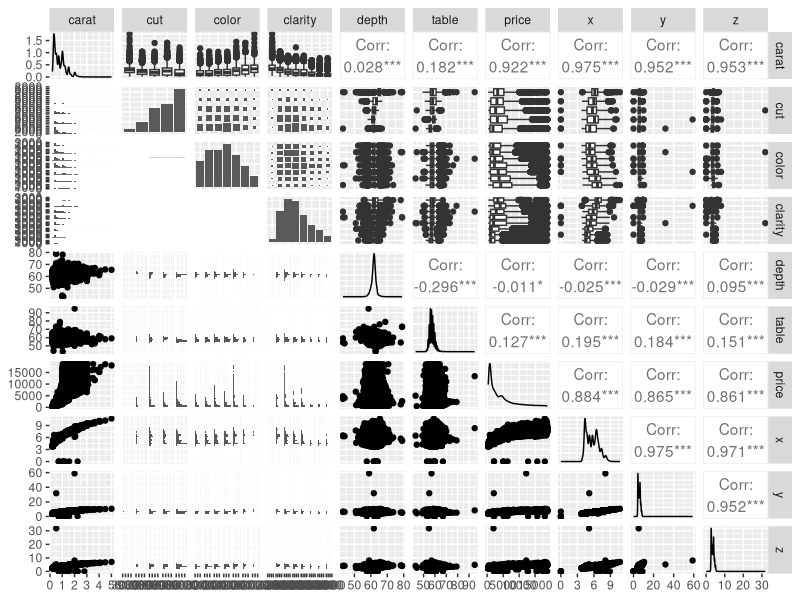
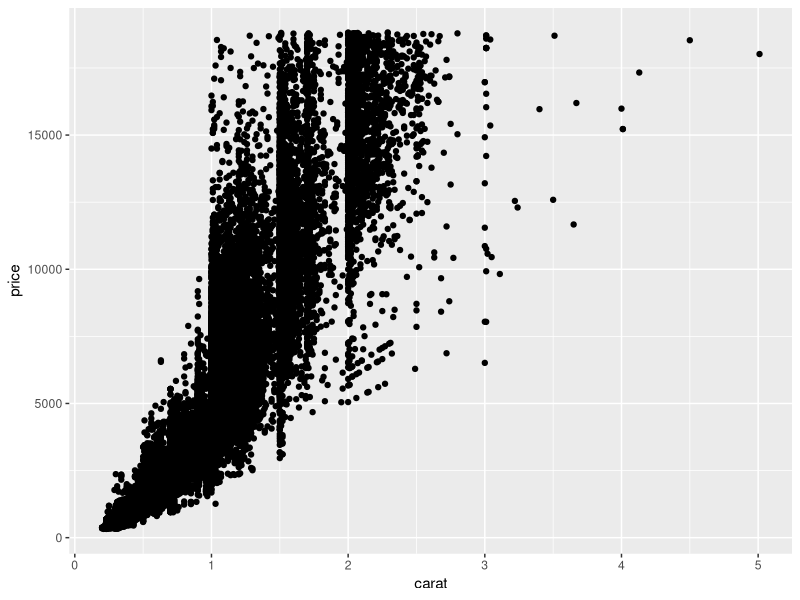
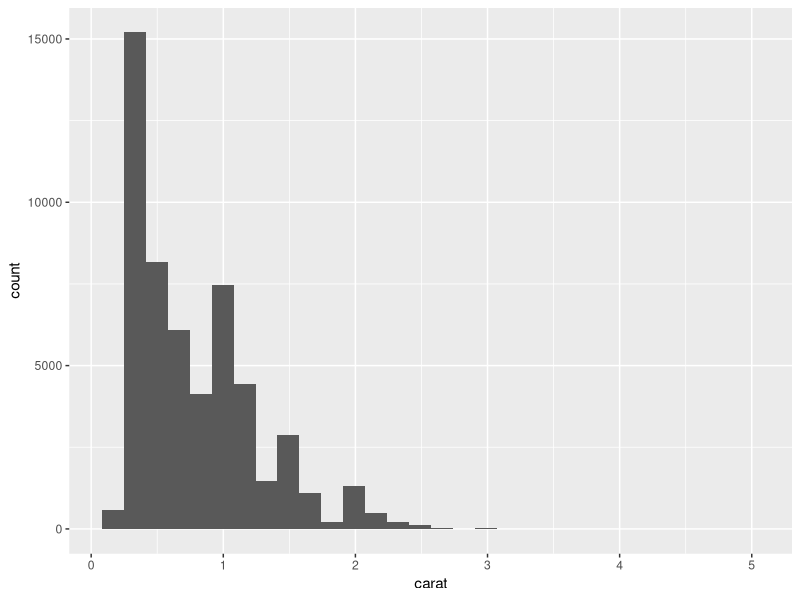

These charts were generated, in order, by the following R code:
## ---- chunk 1
knitr::opts_chunk$set(echo = TRUE)
library(tidyverse)
library(skimr)
library(GGally)
## ---- chunk 2
names(diamonds)

dim(diamonds)

summary(diamonds)

head(diamonds)

tail(diamonds)

skimr::skim(diamonds)

GGally::ggpairs(diamonds)
## ---- chunk 3
ggplot(data = diamonds, aes(x = carat, y = price)) + geom_point()
## ---- chunk 4
ggplot(data = diamonds, aes(x = carat)) + geom_histogram()
